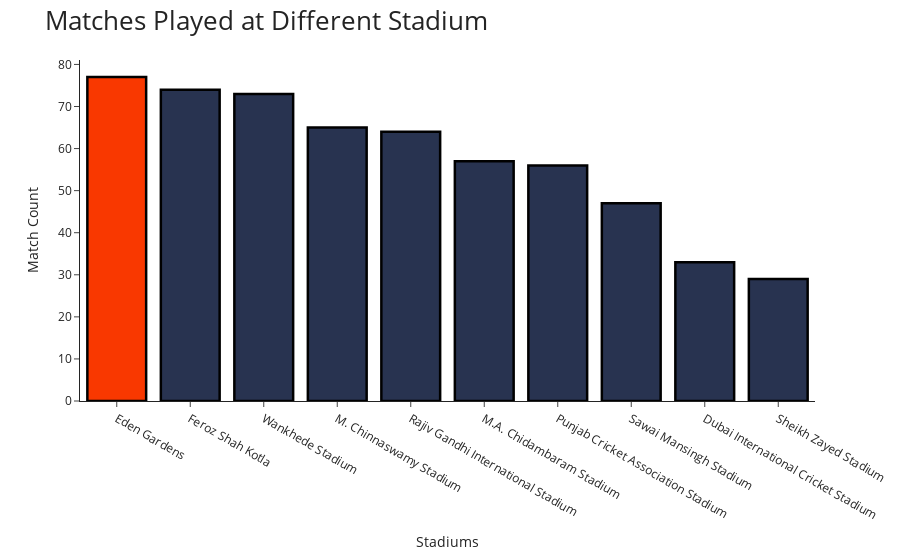

Notebook code cell kept with this figure:
### Code cell
location = location.head(10)
colors = ['#283350',] * 10
colors[0] = '#f93800'
fig=px.bar(x=location.index,y=location.values,labels=dict(x="Stadiums",y="Match Count"),)
fig.update_layout(title="Matches Played at Different Stadium",
                  titlefont={'size': 26},template='simple_white'     
                  )
fig.update_traces(marker_line_color='black',
                  marker_line_width=2.5, opacity=1,marker_color=colors)
fig.show()

### Figure 1 — Plotly figure (JSON) as saved in the notebook; plotly's stock layout.template omitted (floating-point values rounded to 4 significant figures)
{"data": [{"alignmentgroup": "True", "hovertemplate": "Stadiums=%{x}<br>Match Count=%{y}<extra></extra>", "legendgroup": "", "marker": {"color": ["#f93800", "#283350", "#283350", "#283350", "#283350", "#283350", "#283350", "#283350", "#283350", "#283350"], "line": {"color": "black", "width": 2.5}, "pattern": {"shape": ""}}, "name": "", "offsetgroup": "", "opacity": 1, "orientation": "v", "showlegend": false, "textposition": "auto", "type": "bar", "x": ["Eden Gardens", "Feroz Shah Kotla", "Wankhede Stadium", "M. Chinnaswamy Stadium", "Rajiv Gandhi International Stadium", "M.A. Chidambaram Stadium", "Punjab Cricket Association Stadium", "Sawai Mansingh Stadium", "Dubai International Cricket Stadium", "Sheikh Zayed Stadium"], "xaxis": "x", "y": [77, 74, 73, 65, 64, 57, 56, 47, 33, 29], "yaxis": "y"}], "layout": {"autosize": true, "barmode": "relative", "legend": {"tracegroupgap": 0}, "margin": {"t": 60}, "title": {"font": {"size": 26}, "text": "Matches Played at Different Stadium"}, "xaxis": {"anchor": "y", "autorange": true, "domain": [0, 1], "range": [-0.5, 9.5], "title": {"text": "Stadiums"}, "type": "category"}, "yaxis": {"anchor": "x", "autorange": true, "domain": [0, 1], "range": [0, 81.05], "title": {"text": "Match Count"}, "type": "linear"}}}
